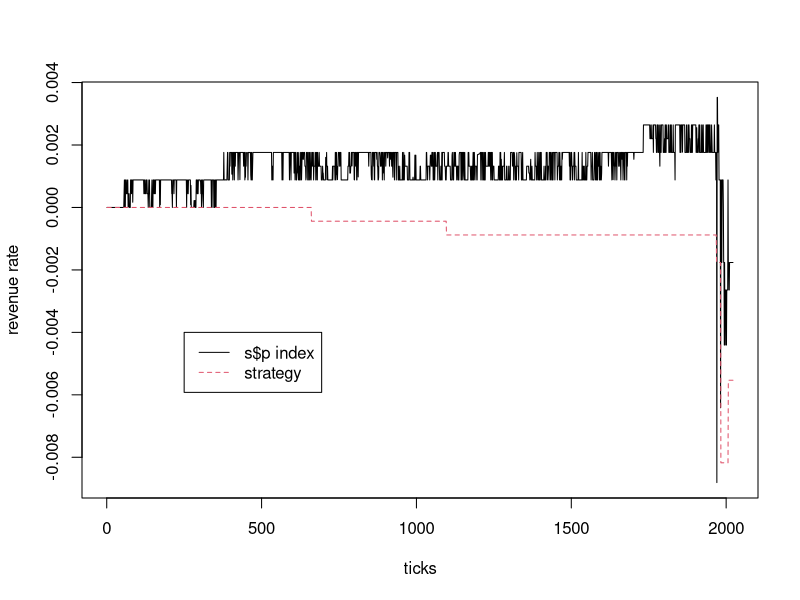

R code for this plot:
setwd('~/python/Theanolearn/facecnn/lstm')
X=read.csv('strat1.csv')
plot(X$sp,type='l',xlab='ticks',ylab='revenue rate')
lines(X$str,col=2,lty=2)
legend(250,-0.004,c('s$p index','strategy'),col=c(1,2),lty=c(1,2))

